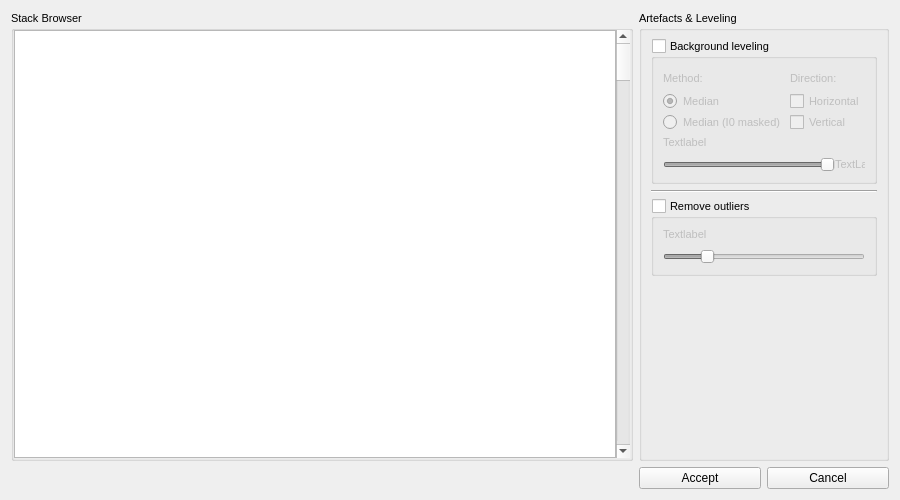
<?xml version="1.0" encoding="UTF-8"?>
<ui version="4.0">
 <class>Artefacts</class>
 <widget class="QWidget" name="Artefacts">
  <property name="geometry">
   <rect>
    <x>0</x>
    <y>0</y>
    <width>900</width>
    <height>500</height>
   </rect>
  </property>
  <property name="windowTitle">
   <string>Form</string>
  </property>
  <layout class="QVBoxLayout" name="verticalLayout">
   <item>
    <layout class="QGridLayout" name="gridLayout">
     <item row="1" column="1">
      <layout class="QHBoxLayout" name="horizontalLayout_2">
       <item>
        <widget class="QPushButton" name="button_ok">
         <property name="text">
          <string>Accept</string>
         </property>
        </widget>
       </item>
       <item>
        <widget class="QPushButton" name="button_cancel">
         <property name="text">
          <string>Cancel</string>
         </property>
        </widget>
       </item>
      </layout>
     </item>
     <item row="0" column="0">
      <widget class="QGroupBox" name="groupBox">
       <property name="sizePolicy">
        <sizepolicy hsizetype="MinimumExpanding" vsizetype="MinimumExpanding">
         <horstretch>0</horstretch>
         <verstretch>0</verstretch>
        </sizepolicy>
       </property>
       <property name="minimumSize">
        <size>
         <width>100</width>
         <height>100</height>
        </size>
       </property>
       <property name="font">
        <font>
         <family>Ubuntu</family>
         <pointsize>8</pointsize>
        </font>
       </property>
       <property name="title">
        <string>Stack Browser</string>
       </property>
       <layout class="QHBoxLayout" name="horizontalLayout_4">
        <property name="spacing">
         <number>0</number>
        </property>
        <property name="leftMargin">
         <number>0</number>
        </property>
        <property name="topMargin">
         <number>0</number>
        </property>
        <property name="rightMargin">
         <number>0</number>
        </property>
        <property name="bottomMargin">
         <number>0</number>
        </property>
        <item>
         <widget class="GraphicsView" name="canvas"/>
        </item>
        <item>
         <widget class="QScrollBar" name="slider_eng">
          <property name="font">
           <font>
            <family>Ubuntu</family>
            <pointsize>8</pointsize>
           </font>
          </property>
          <property name="toolTip">
           <string>Keep left mouse button pressed to toggle view</string>
          </property>
          <property name="orientation">
           <enum>Qt::Vertical</enum>
          </property>
         </widget>
        </item>
       </layout>
      </widget>
     </item>
     <item row="0" column="1">
      <widget class="QGroupBox" name="groupBox_2">
       <property name="sizePolicy">
        <sizepolicy hsizetype="MinimumExpanding" vsizetype="MinimumExpanding">
         <horstretch>0</horstretch>
         <verstretch>0</verstretch>
        </sizepolicy>
       </property>
       <property name="maximumSize">
        <size>
         <width>250</width>
         <height>16777215</height>
        </size>
       </property>
       <property name="font">
        <font>
         <family>Ubuntu</family>
         <pointsize>8</pointsize>
        </font>
       </property>
       <property name="title">
        <string>Artefacts &amp;&amp; Leveling</string>
       </property>
       <layout class="QVBoxLayout" name="verticalLayout_2">
        <item>
         <widget class="QGroupBox" name="bg_level">
          <property name="font">
           <font>
            <family>Ubuntu</family>
            <pointsize>8</pointsize>
           </font>
          </property>
          <property name="title">
           <string>Background leveling</string>
          </property>
          <property name="checkable">
           <bool>true</bool>
          </property>
          <property name="checked">
           <bool>false</bool>
          </property>
          <layout class="QVBoxLayout" name="verticalLayout_3">
           <item>
            <layout class="QHBoxLayout" name="horizontalLayout">
             <property name="spacing">
              <number>6</number>
             </property>
             <property name="bottomMargin">
              <number>0</number>
             </property>
             <item>
              <layout class="QVBoxLayout" name="verticalLayout_4">
               <property name="bottomMargin">
                <number>0</number>
               </property>
               <item>
                <widget class="QLabel" name="label">
                 <property name="minimumSize">
                  <size>
                   <width>0</width>
                   <height>20</height>
                  </size>
                 </property>
                 <property name="maximumSize">
                  <size>
                   <width>16777215</width>
                   <height>20</height>
                  </size>
                 </property>
                 <property name="font">
                  <font>
                   <family>Ubuntu</family>
                   <pointsize>8</pointsize>
                  </font>
                 </property>
                 <property name="text">
                  <string>Method:</string>
                 </property>
                </widget>
               </item>
               <item>
                <widget class="QRadioButton" name="rb_median">
                 <property name="minimumSize">
                  <size>
                   <width>0</width>
                   <height>15</height>
                  </size>
                 </property>
                 <property name="maximumSize">
                  <size>
                   <width>16777215</width>
                   <height>15</height>
                  </size>
                 </property>
                 <property name="font">
                  <font>
                   <family>Ubuntu</family>
                   <pointsize>8</pointsize>
                  </font>
                 </property>
                 <property name="text">
                  <string>Median</string>
                 </property>
                 <property name="checked">
                  <bool>true</bool>
                 </property>
                </widget>
               </item>
               <item>
                <widget class="QRadioButton" name="rb_median_i0">
                 <property name="maximumSize">
                  <size>
                   <width>16777215</width>
                   <height>15</height>
                  </size>
                 </property>
                 <property name="font">
                  <font>
                   <family>Ubuntu</family>
                   <pointsize>8</pointsize>
                  </font>
                 </property>
                 <property name="text">
                  <string>Median (I0 masked)</string>
                 </property>
                 <property name="checkable">
                  <bool>false</bool>
                 </property>
                </widget>
               </item>
              </layout>
             </item>
             <item>
              <layout class="QVBoxLayout" name="verticalLayout_5">
               <item>
                <widget class="QLabel" name="label_2">
                 <property name="minimumSize">
                  <size>
                   <width>0</width>
                   <height>20</height>
                  </size>
                 </property>
                 <property name="maximumSize">
                  <size>
                   <width>16777215</width>
                   <height>20</height>
                  </size>
                 </property>
                 <property name="font">
                  <font>
                   <family>Ubuntu</family>
                   <pointsize>8</pointsize>
                  </font>
                 </property>
                 <property name="text">
                  <string>Direction:</string>
                 </property>
                </widget>
               </item>
               <item>
                <widget class="QCheckBox" name="cb_h">
                 <property name="minimumSize">
                  <size>
                   <width>0</width>
                   <height>15</height>
                  </size>
                 </property>
                 <property name="maximumSize">
                  <size>
                   <width>16777215</width>
                   <height>15</height>
                  </size>
                 </property>
                 <property name="font">
                  <font>
                   <family>Ubuntu</family>
                   <pointsize>8</pointsize>
                  </font>
                 </property>
                 <property name="text">
                  <string>Horizontal</string>
                 </property>
                 <property name="checked">
                  <bool>false</bool>
                 </property>
                </widget>
               </item>
               <item>
                <widget class="QCheckBox" name="cb_v">
                 <property name="minimumSize">
                  <size>
                   <width>0</width>
                   <height>15</height>
                  </size>
                 </property>
                 <property name="maximumSize">
                  <size>
                   <width>16777215</width>
                   <height>15</height>
                  </size>
                 </property>
                 <property name="font">
                  <font>
                   <family>Ubuntu</family>
                   <pointsize>8</pointsize>
                  </font>
                 </property>
                 <property name="text">
                  <string>Vertical</string>
                 </property>
                </widget>
               </item>
              </layout>
             </item>
            </layout>
           </item>
           <item>
            <widget class="QWidget" name="sliderWidget" native="true">
             <property name="font">
              <font>
               <family>Ubuntu</family>
               <pointsize>8</pointsize>
              </font>
             </property>
             <layout class="QVBoxLayout" name="verticalLayout_6">
              <property name="spacing">
               <number>0</number>
              </property>
              <property name="leftMargin">
               <number>0</number>
              </property>
              <property name="topMargin">
               <number>0</number>
              </property>
              <property name="rightMargin">
               <number>0</number>
              </property>
              <property name="bottomMargin">
               <number>0</number>
              </property>
              <item>
               <widget class="QLabel" name="label_4">
                <property name="font">
                 <font>
                  <family>Ubuntu</family>
                  <pointsize>8</pointsize>
                 </font>
                </property>
                <property name="text">
                 <string>Textlabel</string>
                </property>
               </widget>
              </item>
              <item>
               <layout class="QHBoxLayout" name="horizontalLayout_3">
                <property name="topMargin">
                 <number>8</number>
                </property>
                <item>
                 <widget class="QSlider" name="weight_slider">
                  <property name="font">
                   <font>
                    <family>Ubuntu</family>
                    <pointsize>8</pointsize>
                   </font>
                  </property>
                  <property name="maximum">
                   <number>100</number>
                  </property>
                  <property name="pageStep">
                   <number>1</number>
                  </property>
                  <property name="value">
                   <number>100</number>
                  </property>
                  <property name="orientation">
                   <enum>Qt::Horizontal</enum>
                  </property>
                 </widget>
                </item>
                <item>
                 <widget class="QLabel" name="label_3">
                  <property name="minimumSize">
                   <size>
                    <width>30</width>
                    <height>0</height>
                   </size>
                  </property>
                  <property name="maximumSize">
                   <size>
                    <width>30</width>
                    <height>16777215</height>
                   </size>
                  </property>
                  <property name="font">
                   <font>
                    <family>Ubuntu</family>
                    <pointsize>8</pointsize>
                   </font>
                  </property>
                  <property name="text">
                   <string>TextLabel</string>
                  </property>
                 </widget>
                </item>
               </layout>
              </item>
             </layout>
            </widget>
           </item>
          </layout>
         </widget>
        </item>
        <item>
         <widget class="Line" name="line">
          <property name="orientation">
           <enum>Qt::Horizontal</enum>
          </property>
         </widget>
        </item>
        <item>
         <widget class="QGroupBox" name="remove_outliers">
          <property name="font">
           <font>
            <family>Ubuntu</family>
            <pointsize>8</pointsize>
           </font>
          </property>
          <property name="title">
           <string>Remove outliers</string>
          </property>
          <property name="checkable">
           <bool>true</bool>
          </property>
          <property name="checked">
           <bool>false</bool>
          </property>
          <layout class="QVBoxLayout" name="verticalLayout_7">
           <item>
            <widget class="QWidget" name="sliderWidget_2" native="true">
             <property name="font">
              <font>
               <family>Ubuntu</family>
               <pointsize>8</pointsize>
              </font>
             </property>
             <layout class="QVBoxLayout" name="verticalLayout_10">
              <property name="spacing">
               <number>0</number>
              </property>
              <property name="leftMargin">
               <number>0</number>
              </property>
              <property name="topMargin">
               <number>0</number>
              </property>
              <property name="rightMargin">
               <number>0</number>
              </property>
              <property name="bottomMargin">
               <number>0</number>
              </property>
              <item>
               <widget class="QLabel" name="label_7">
                <property name="font">
                 <font>
                  <family>Ubuntu</family>
                  <pointsize>8</pointsize>
                 </font>
                </property>
                <property name="text">
                 <string>Textlabel</string>
                </property>
               </widget>
              </item>
              <item>
               <layout class="QHBoxLayout" name="horizontalLayout_6">
                <property name="topMargin">
                 <number>8</number>
                </property>
                <item>
                 <widget class="QSlider" name="weight_slider_2">
                  <property name="font">
                   <font>
                    <family>Ubuntu</family>
                    <pointsize>8</pointsize>
                   </font>
                  </property>
                  <property name="maximum">
                   <number>100</number>
                  </property>
                  <property name="pageStep">
                   <number>1</number>
                  </property>
                  <property name="value">
                   <number>20</number>
                  </property>
                  <property name="orientation">
                   <enum>Qt::Horizontal</enum>
                  </property>
                 </widget>
                </item>
               </layout>
              </item>
             </layout>
            </widget>
           </item>
          </layout>
         </widget>
        </item>
        <item>
         <spacer name="verticalSpacer">
          <property name="orientation">
           <enum>Qt::Vertical</enum>
          </property>
          <property name="sizeHint" stdset="0">
           <size>
            <width>20</width>
            <height>40</height>
           </size>
          </property>
         </spacer>
        </item>
       </layout>
      </widget>
     </item>
    </layout>
   </item>
  </layout>
 </widget>
 <customwidgets>
  <customwidget>
   <class>GraphicsView</class>
   <extends>QGraphicsView</extends>
   <header location="global">pyqtgraph</header>
  </customwidget>
 </customwidgets>
 <resources/>
 <connections/>
</ui>
